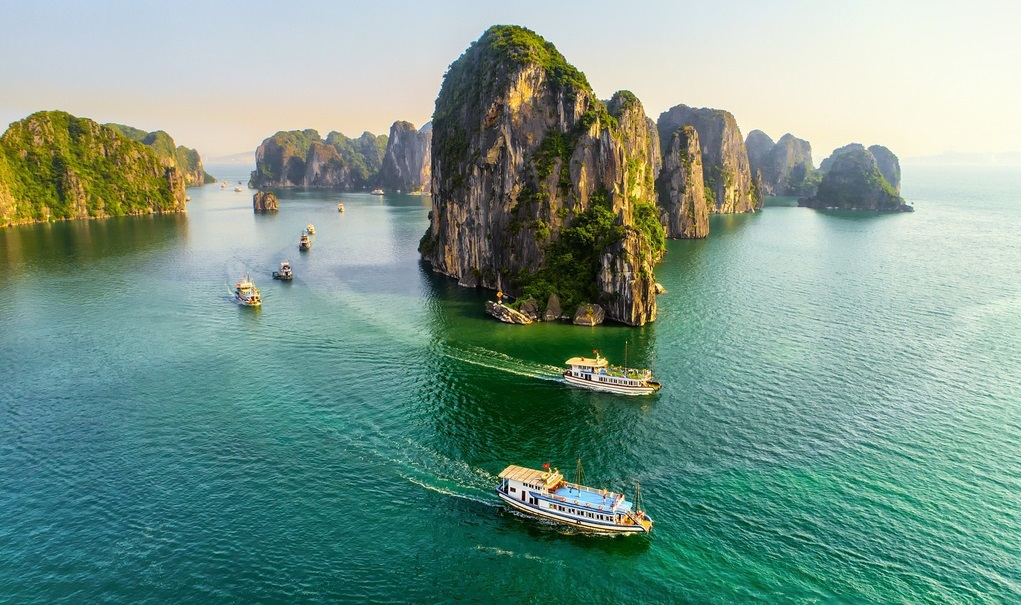
#> input picture lab2/exercise/quang_ninh.jpg, 1021 x 605 px, found by its file name
$ jupyter execute 1.5.ipynb
#> lines starting #> are read from the running program, lines starting #| are printed output that depends on the picture
[cell 1]
from PIL import Image
import math
import scipy
import numpy as np
import imageio.v2 as iio
import matplotlib.pylab as plt

#open a grayscale image
img = Image.open('quang_ninh.jpg').convert('L')
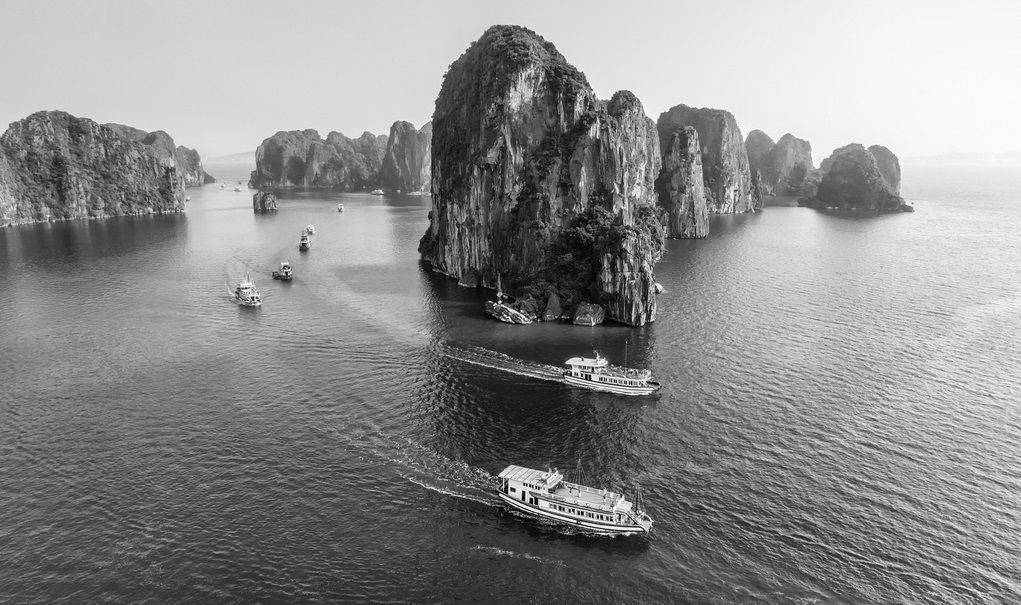
#> img: PIL image 1021x605 L; min 0, max 254, mean 140.2
#convert image 1 into an ndarray
im1 = np.asarray(img)
#finding the maximum and minimum pixel values
b = im1.max()
#> b = 254
a = im1.min()
#> a = 0
print(a, b)
#| 0 254
#converting im1 to float
c = im1.astype(float)
#contrast stretching transformation
im2 = 255 * (c- a) / (b - a)
#im2 is converted from ndarray to image
im3 = Image.fromarray(im2)
img.show()
im3.show()
plt.imshow(im3)
plt.show()


$ run again, with lab2/exercise/ha-long-bay-in-vietnam.jpg copied over lab2/exercise/quang_ninh.jpg
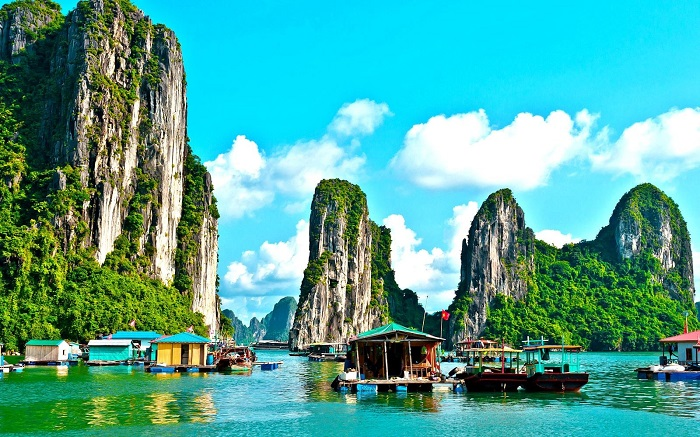
#> input picture lab2/exercise/ha-long-bay-in-vietnam.jpg, 700 x 437 px, found by its file name
#> `img = Image.open('quang_ninh.jpg').convert('L')`:
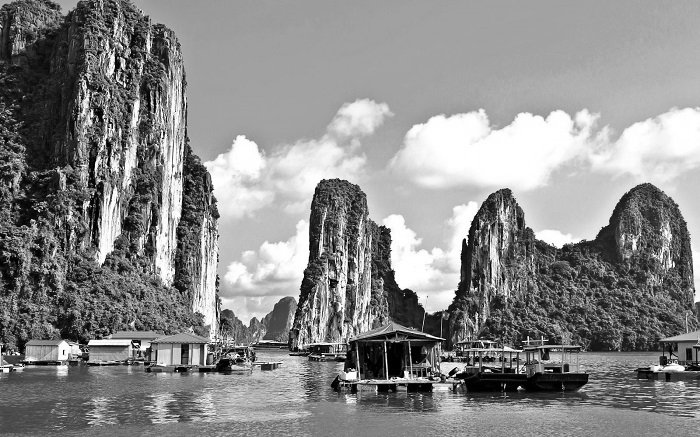
#> img: PIL image 700x437 L; min 0, max 255, mean 138.4
#> b = 255
#> a = 0
#| 0 255

$ run again, with lab2/exercise/pagoda.jpg copied over lab2/exercise/quang_ninh.jpg
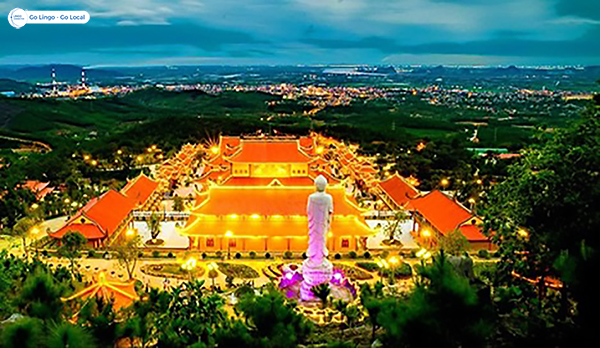
#> input picture lab2/exercise/pagoda.jpg, 600 x 348 px, found by its file name
#> `img = Image.open('quang_ninh.jpg').convert('L')`:
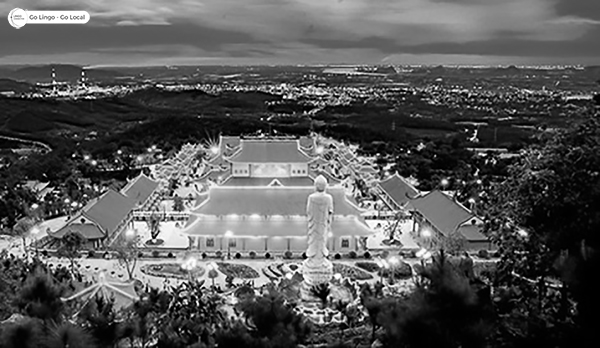
#> img: PIL image 600x348 L; min 0, max 255, mean 87.5
#> b = 255
#> a = 0
#| 0 255
